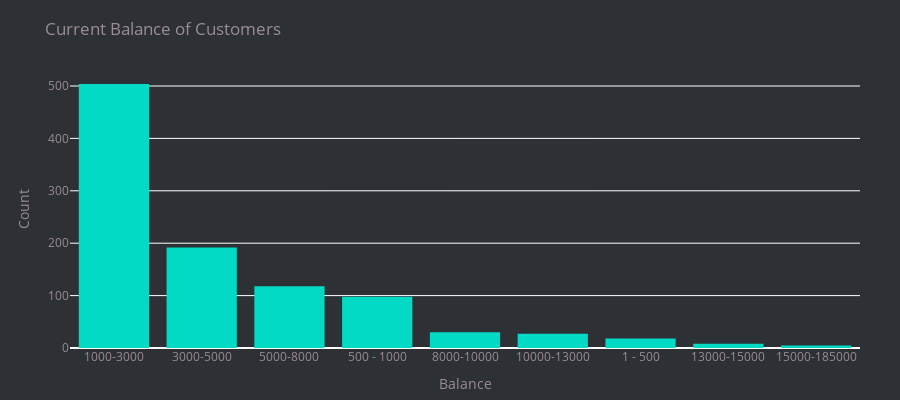

Notebook code cell kept with this figure:
### Code cell
# Bin Current Balance to have a range

dz = data.copy()
dz['binned'] = pd.cut(x = data['current_balance'], bins = [1, 500, 1000, 3000, 5000, 8000, 10000, 13000, 15000, 18500], 
                    labels = ['1 - 500', '500 - 1000', '1000-3000', '3000-5000', '5000-8000', '8000-10000',
                     '10000-13000', '13000-15000', '15000-185000'])

pup = px.histogram(data, x= dz['binned'],
                         title='Current Balance of Customers', height=400,
                         color_discrete_sequence=['#03DAC5'],
                         )
pup.update_xaxes(categoryorder='total descending')

pup.update_layout(margin=dict(t=70, b=10, l=70, r=40),
                        hovermode="x unified",
                        xaxis_tickangle=360,
                        xaxis_title='Balance', yaxis_title="Count ",
                        plot_bgcolor='#2d3035', paper_bgcolor='#2d3035',
                        # title_font=dict(size=25, color='#a5a7ab', family="Muli, sans-serif"),
                        font=dict(color='#9a8d93'),
                        legend=dict(orientation="h", yanchor="bottom", y=1.02, xanchor="right", x=1))
pup

### Figure 1 — Plotly figure (JSON) as saved in the notebook; plotly's stock layout.template omitted (floating-point values rounded to 4 significant figures; data arrays with more than 128 entries replaced by an {"elided": "..."} marker saying what was removed)
{"data": [{"alignmentgroup": "True", "bingroup": "x", "hovertemplate": "x=%{x}<br>count=%{y}<extra></extra>", "legendgroup": "", "marker": {"color": "#03DAC5", "pattern": {"shape": ""}}, "name": "", "offsetgroup": "", "orientation": "v", "showlegend": false, "type": "histogram", "x": {"elided": "1000 str values"}, "xaxis": "x", "yaxis": "y"}], "layout": {"barmode": "relative", "font": {"color": "#9a8d93"}, "height": 400, "hovermode": "x unified", "legend": {"orientation": "h", "tracegroupgap": 0, "x": 1, "xanchor": "right", "y": 1.02, "yanchor": "bottom"}, "margin": {"b": 10, "l": 70, "r": 40, "t": 70}, "paper_bgcolor": "#2d3035", "plot_bgcolor": "#2d3035", "title": {"text": "Current Balance of Customers"}, "xaxis": {"anchor": "y", "categoryorder": "total descending", "domain": [0, 1], "tickangle": 0, "title": {"text": "Balance"}}, "yaxis": {"anchor": "x", "domain": [0, 1], "title": {"text": "Count "}}}}
